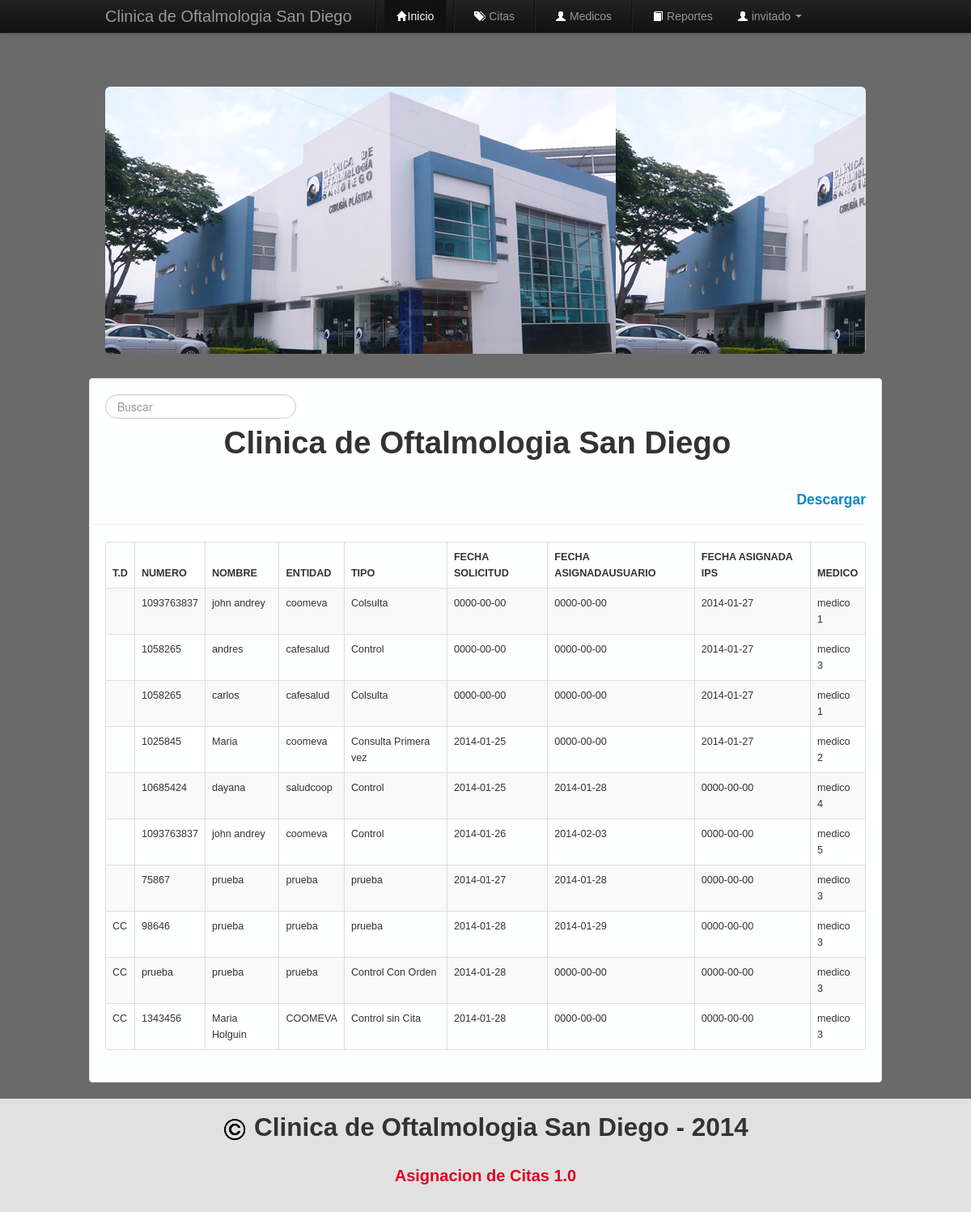
Before: /menu.php (signed in) with the older database file.
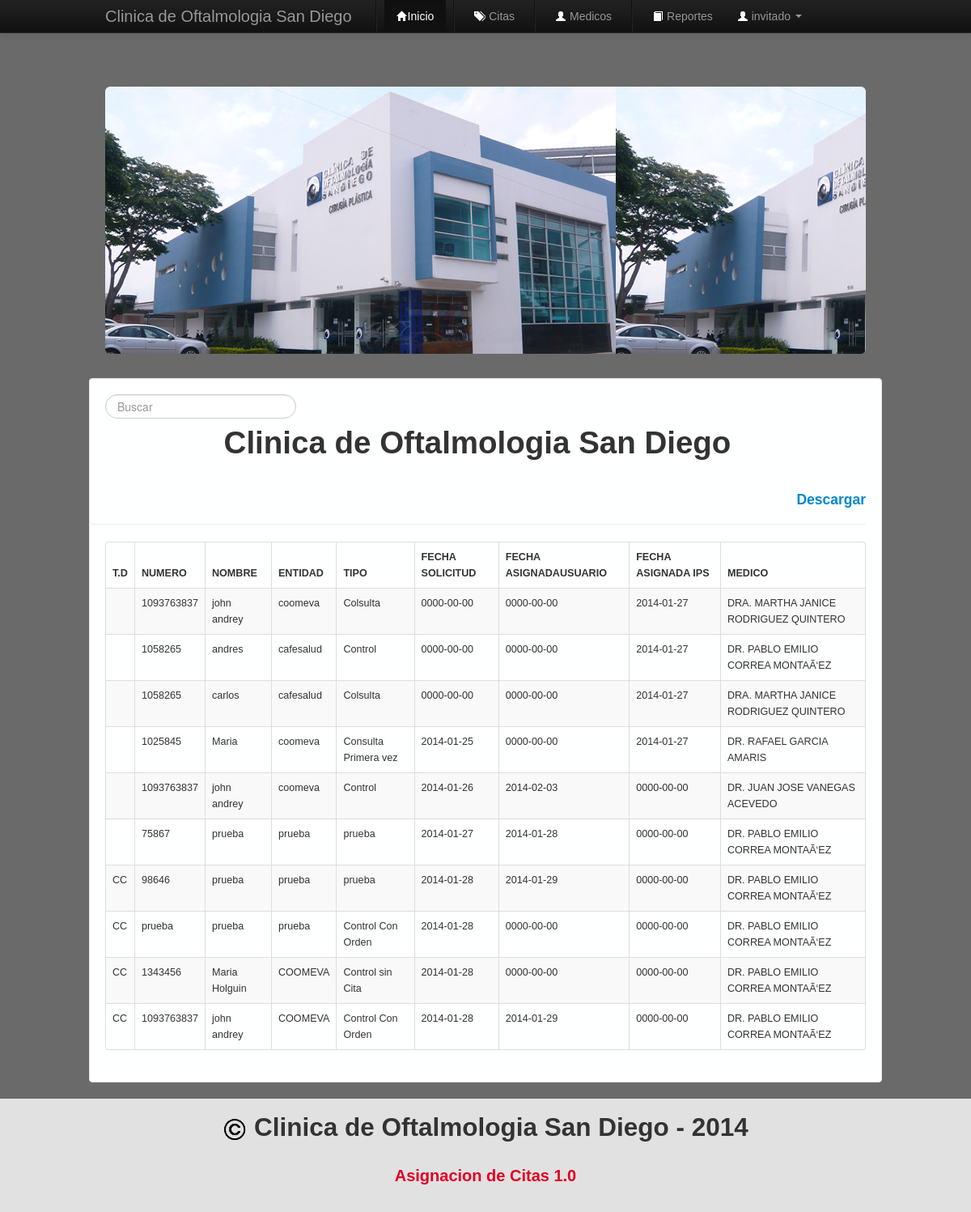
After: the same page with the newer database file.
### tables this page shows
CREATE TABLE IF NOT EXISTS `citas` (
  `id` int(11) NOT NULL AUTO_INCREMENT,
  `documento` varchar(20) NOT NULL,
  `numero` varchar(15) NOT NULL,
  `nombre` varchar(90) NOT NULL,
  `entidad` varchar(120) NOT NULL,
  `tipo` varchar(120) NOT NULL,
  `fechaSolicitud` date NOT NULL,
  `fechaAsignacionPaciente` date NOT NULL,
  `fechaAsignacionSistema` date NOT NULL,
  `observaciones` text NOT NULL,
  `doctor` int(11) NOT NULL,
  PRIMARY KEY (`id`),
  KEY `doctor` (`doctor`)
);

CREATE TABLE IF NOT EXISTS `medicos` (
  `idMedico` int(11) NOT NULL AUTO_INCREMENT,
  `nombreMedico` varchar(90) NOT NULL,
  PRIMARY KEY (`idMedico`)
);

### includes/funciones.php (the view, shortened to what this page needs)
<?php
  class funciones{
    public function verCitasInicio(){
        $cant_reg = 10;
        if(isset($_GET["pagina"])){
            $num_pag = $_GET["pagina"];
        }else{
            $num_pag = 1;
        }
        if(!$num_pag){
            $inicio = 0;
            $num_pag = 1;
        }else{
            $inicio = ($num_pag-1)*$cant_reg;
        }
        $resultado = mysql_query("SELECT * FROM citas,medicos WHERE citas.doctor=medicos.idMedico ORDER BY citas.id ASC LIMIT $inicio,$cant_reg");
        while($fila = mysql_fetch_array($resultado)){
            echo '<tr>
                    <td>'.$fila['documento'].'</td>
                    <td>'.$fila['numero'].'</td>
                    <td>'.$fila['nombre'].'</td>
                    <td>'.$fila['entidad'].'</td>
                    <td>'.$fila['tipo'].'</td>
                    <td>'.$fila['fechaSolicitud'].'</td>
                    <td>'.$fila['fechaAsignacionPaciente'].'</td>
                    <td>'.$fila['fechaAsignacionSistema'].'</td>
                    <td>'.$fila['nombreMedico'].'</td>
                </tr>';
        }
    }
  }
?>

Changed rows visible on the page:
removed citas: numero "10685424", nombre "dayana", entidad "saludcoop", tipo "Control", fechaSolicitud "2014-01-25", fechaAsignacionPaciente "2014-01-28", fechaAsignacionSistema "0000-00-00", doctor.nombreMedico "medico 4"
changed through a linked row, citas (number 1 of 10 on the later page): doctor.nombreMedico "medico 1" → "DRA. MARTHA JANICE RODRIGUEZ QUINTERO"
changed through a linked row, citas "andres": doctor.nombreMedico "medico 3" → "DR. PABLO EMILIO CORREA MONTAÃ‘EZ"
changed through a linked row, citas "carlos": doctor.nombreMedico "medico 1" → "DRA. MARTHA JANICE RODRIGUEZ QUINTERO"
changed through a linked row, citas "Maria": doctor.nombreMedico "medico 2" → "DR. RAFAEL GARCIA AMARIS"
changed through a linked row, citas: doctor.nombreMedico "medico 5" → "DR. JUAN JOSE VANEGAS ACEVEDO"
changed through a linked row, citas (number 6 of 10 on the later page): doctor.nombreMedico "medico 3" → "DR. PABLO EMILIO CORREA MONTAÃ‘EZ"
changed through a linked row, citas (number 7 of 10 on the later page): doctor.nombreMedico "medico 3" → "DR. PABLO EMILIO CORREA MONTAÃ‘EZ"
changed through a linked row, citas (number 8 of 10 on the later page): doctor.nombreMedico "medico 3" → "DR. PABLO EMILIO CORREA MONTAÃ‘EZ"
changed through a linked row, citas "Maria Holguin": doctor.nombreMedico "medico 3" → "DR. PABLO EMILIO CORREA MONTAÃ‘EZ"
now on this page (row unchanged): citas: documento "CC", numero "1093763837", nombre "john andrey", entidad "COOMEVA", tipo "Control Con Orden", fechaSolicitud "2014-01-28", fechaAsignacionPaciente "2014-01-29", fechaAsignacionSistema "0000-00-00", doctor.nombreMedico "DR. PABLO EMILIO CORREA MONTAÃ‘EZ"
